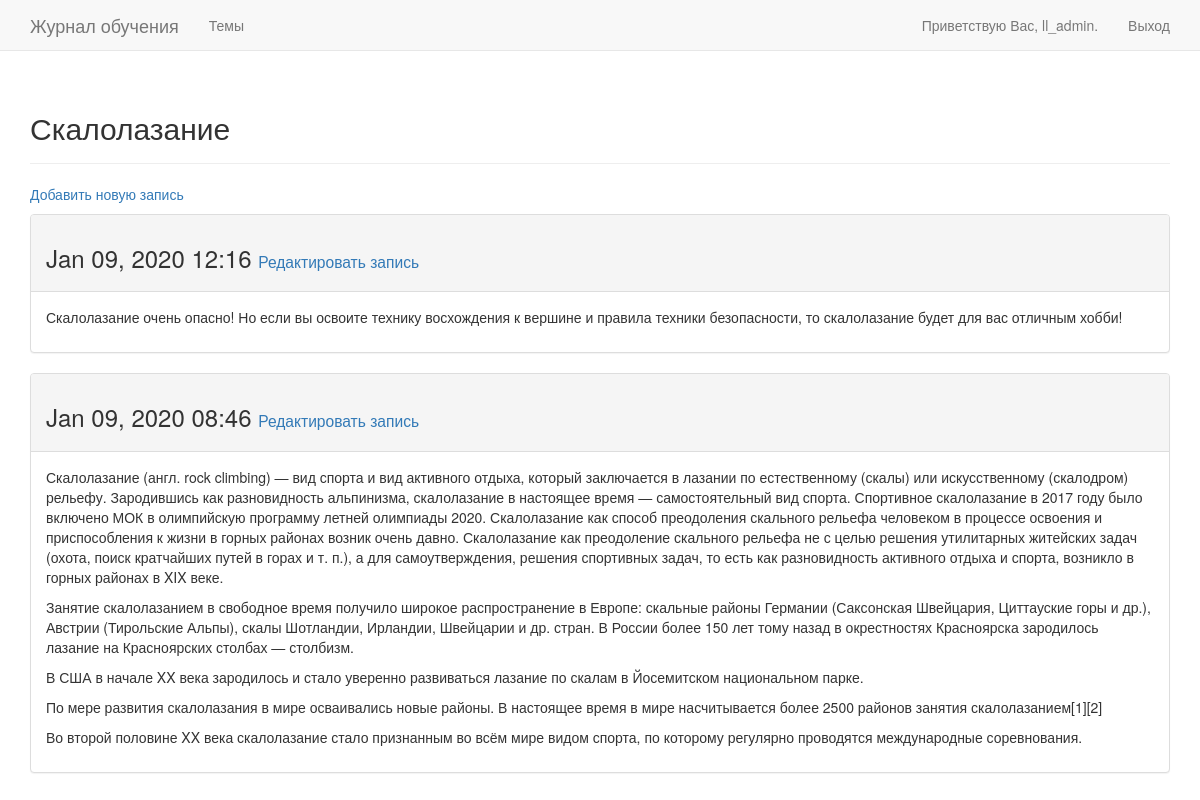
The page /topics/2/ (signed in) on the database its author committed.
### learning_logs/models.py (models this page shows, shortened)
class Topic(models.Model):
    text = models.CharField(max_length=200)
    date_added = models.DateTimeField(auto_now_add=True)
    owner = models.ForeignKey(User, on_delete=models.CASCADE)
    def __str__(self):
        return self.text

class Entry(models.Model):
    topic = models.ForeignKey(Topic, on_delete=models.CASCADE)
    text = models.TextField()
    date_added = models.DateTimeField(auto_now_add=True)
    class Meta:
        verbose_name_plural = 'entries'

### learning_logs/views.py (the view)
# urls.py: path('topics/<int:topic_id>/', views.topic, name='topic'),
@login_required
def topic(request, topic_id):
    topic = get_object_or_404(Topic, id=topic_id)
    if topic.owner != request.user:
        raise Http404
    entries = topic.entry_set.order_by('-date_added')
    context = {'topic': topic, 'entries': entries}
    return render(request, 'learning_logs/topic.html', context)

### learning_logs/templates/learning_logs/topic.html
{% extends 'learning_logs/base.html' %}
{% block header %}
  <h2>{{ topic }}</h2>
{% endblock header %}
{% block content %}
  <p>
    <a href="{% url 'learning_logs:new_entry' topic.id %}">Добавить новую запись</a>
  </p>
  {% for entry in entries %}
    <div class="panel panel-default">
      <div class="panel-heading">
        <h3>
          {{ entry.date_added|date:'M d, Y H:i' }}
          <small>
            <a href="{% url 'learning_logs:edit_entry' entry.id %}">
                Редактировать запись</a>
          </small>
        </h3>
      </div>
      <div class="panel-body">
        {{ entry.text|linebreaks }}
      </div>
    </div>
    {% empty %}
      Пока не добавлено ни одной записи по этой теме.
  {% endfor %}
{% endblock content %}

### learning_logs/templates/learning_logs/base.html (shortened to what this page needs)
{% load bootstrap3 %}
<!DOCTYPE html>
<html lang="en">
<head>
    {% bootstrap_css %}
</head>
<body>
<nav class="navbar navbar-default navbar-static-top">
  <div class="container">
    <div class="navbar-header">
      <a class="navbar-brand" href="{% url 'learning_logs:index' %}">
          Журнал обучения</a>
    </div>
    <div id="navbar" class="navbar-collapse collapse">
      <ul class="nav navbar-nav">
          <li><a href="{% url 'learning_logs:topics' %}">Темы</a></li>
      </ul>
      <ul class="nav navbar-nav navbar-right">
        {% if user.is_authenticated %}
          <li><a>Приветствую Вас, {{ user.username }}.</a></li>
          <li><a href="{% url 'users:logout' %}">Выход</a></li>
        {% else %}
          <li><a href="{% url 'users:register' %}">Регистрация</a></li>
          <li><a href="{% url 'users:login' %}">Вход</a></li>
        {% endif %}
      </ul>
    </div>
  </div>
</nav>
    <div class="container">
      <div class="page-header">
        {% block header %}{% endblock header %}
      </div>
      <div>
        {% block content %}{% endblock content %}
      </div>
    </div>
</body>
</html>

### rows shown on the page
Topic: text "Скалолазание"
Entry: date_added "Jan 09, 2020 12:16", text "Скалолазание очень опасно! Но если вы освоите технику восхождения к вершине и правила техники безопасности, то скалолазание будет для вас отличным хобби!"
Entry: date_added "Jan 09, 2020 08:46", text "Скалолазание (англ. rock climbing) — вид спорта и вид активного отдыха, который заключается в лазании по естественному (скалы) или искусственному (скалодром) рельефу. Зародившись как разновидность альпинизма, скалолазание в настоящее время — самостоятельный вид спорта. Спортивное скалолазание в 2017 году было включено МОК в олимпийскую программу летней олимпиады 2020. Скалолазание как способ преодоления скального рельефа человеком в процессе освоения и приспособления к жизни в горных районах возник очень давно. Скалолазание как преодоление скального рельефа не с целью решения утилитарных житейских задач (охота, поиск кратчайших путей в горах и т. п.), а для самоутверждения, решения…"

### other values the page prints
{{ user.username }} "ll_admin"
